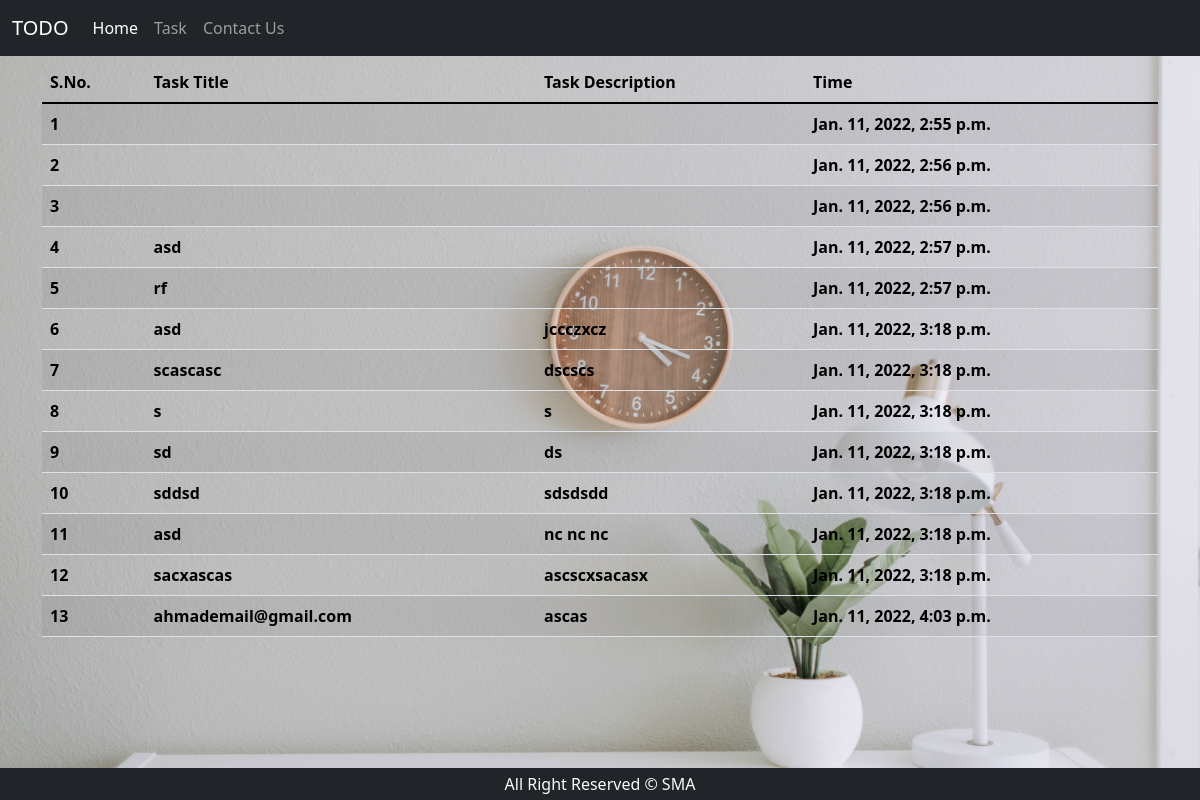
Page /task on the committed database.
### home/models.py (models this page shows)
class task(models.Model):
    Task = models.CharField(max_length=30)
    Task_Description = models.TextField()
    Time =models.DateTimeField(auto_now_add=True)

### home/views.py (the view)
# urls.py: path('task',views.task1,name='Task List'),
def task1(request):
    alltask=task.objects.all()
    context = {'tasks':alltask}
    return render(request, 'tasklist.html' ,context)

### templates/tasklist.html (shortened to what this page needs)
<!doctype html>
<html lang="en">
  <head>
    <link href="https://cdn.jsdelivr.net/npm/bootstrap@5.1.3/dist/css/bootstrap.min.css" rel="stylesheet">
  </head>
  <body>
    <nav class="navbar navbar-expand-lg navbar-dark bg-dark fixed-top">
        <div class="container-fluid">
          <a class="navbar-brand" href="/">TODO</a>
          <div class="collapse navbar-collapse" id="navbarSupportedContent">
            <ul class="navbar-nav me-auto mb-2 mb-lg-0">
              <li class="nav-item">
                <a class="nav-link active" aria-current="page" href="/">Home</a>
              </li>
              <li class="nav-item">
                <a class="nav-link" href="task">Task</a>
              </li>
              <li class="nav-item">
                <a class="nav-link" href="contact">Contact Us</a>
              </li>
            </ul>
          </div>
        </div>
      </nav>
    <div class="container my-3 " >
        <h2 class="text-center text-black fw-bold">Here is the list of your Task</h2>
        <table class="table table-striped text-black">
            <thead>
              <tr>
                <th scope="col">S.No.</th>
                <th scope="col">Task Title</th>
                <th scope="col">Task Description</th>
                <th scope="col">Time</th>
              </tr>
            </thead>
            <tbody>
            {% for task in tasks %}
              <tr>
                <th scope="row" class="text-black fw-bold">{{forloop.counter}}</th>
                <td class="text-black fw-bold">{{task.Task}}</td>
                <td class="text-black fw-bold">{{task.Task_Description}}</td>
                <td class="text-black fw-bold">{{task.Time}}</td>
              </tr>
            {% endfor %}
            </tbody>
          </table>
    </div>
  </body>
  <footer class="bg-dark fixed-bottom my-0">
    <p class = "text-center my-0 py-1 text-light"  >
     All Right Reserved &copy; SMA
    </p>
    </footer>
</html>

### templates/tasklist.html (style rules this page uses)
body { padding-bottom: 60px; }
body { background: url('/static/img/index5.jpg') no-repeat center center fixed; -webkit-background-size: cover; -moz-background-size: cover; -o-background-size: cover; background-size: cover; }

### rows in the picture
task: Time "Jan. 11, 2022, 2:55 p.m."
task: Time "Jan. 11, 2022, 2:56 p.m."
task: Time "Jan. 11, 2022, 2:56 p.m."
task: Task "asd", Time "Jan. 11, 2022, 2:57 p.m."
task: Task "rf", Time "Jan. 11, 2022, 2:57 p.m."
task: Task "asd", Task_Description "jccczxcz", Time "Jan. 11, 2022, 3:18 p.m."
task: Task "scascasc", Task_Description "dscscs", Time "Jan. 11, 2022, 3:18 p.m."
task: Task "s", Task_Description "s", Time "Jan. 11, 2022, 3:18 p.m."
task: Task "sd", Task_Description "ds", Time "Jan. 11, 2022, 3:18 p.m."
task: Task "sddsd", Task_Description "sdsdsdd", Time "Jan. 11, 2022, 3:18 p.m."
task: Task "asd", Task_Description "nc nc nc", Time "Jan. 11, 2022, 3:18 p.m."
task: Task "sacxascas", Task_Description "ascscxsacasx", Time "Jan. 11, 2022, 3:18 p.m."
task: Task "ahmademail@gmail.com", Task_Description "ascas", Time "Jan. 11, 2022, 4:03 p.m."
